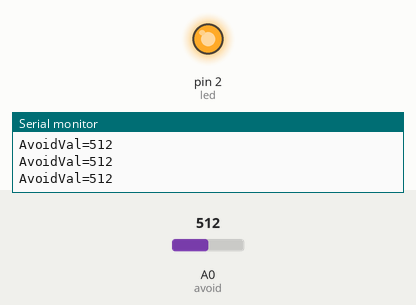
The sketch below on a simulated Arduino Uno, built with avr-gcc and run on an emulated ATmega328P. Shown: output pins drawn as LEDs (lit = HIGH), the last lines printed to the serial monitor. The inputs (shaded band) are chosen by the test bench; at power-on: A0 (avoid) = 512.

Above: at 1.2 s.
1.3 s: A0 (avoid) set to 215
2.8 s: A0 (avoid) set to 188
At 3.4 s:
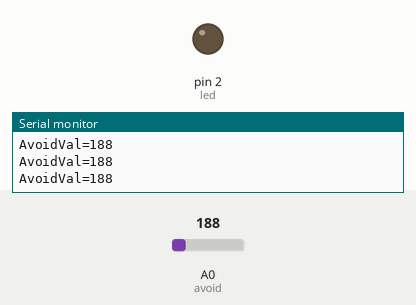
4.3 s: A0 (avoid) set to 306
At 5.0 s:
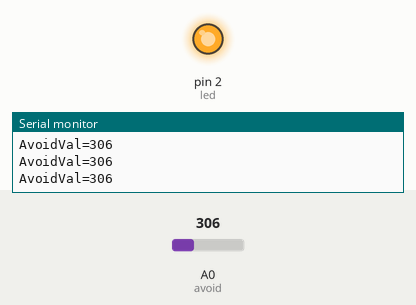
7.3 s: A0 (avoid) set to 122
At 8.1 s:
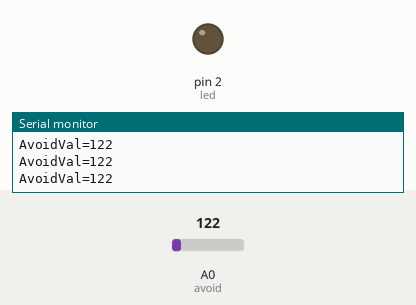
Timing chart, 0 to 9.9 s (numbered marks = the images above; inputs shaded):
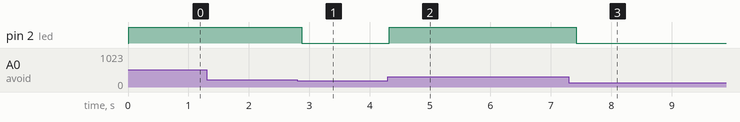

Measured:
- the behaviour switches between 200 and 199 on A0 (avoid) (found by bisection; images 0 and 1)
- after the input at 2.8 s, pin 2 (led): HIGH → LOW after 0.08 s
- after the input at 4.3 s, pin 2 (led): LOW → HIGH at once
- after the input at 7.3 s, pin 2 (led): HIGH → LOW after 0.12 s

The sketch:

OBSTACLE_AVOIDANCE.ino
```cpp
#define led 2
#define avoid A0
int detect = 200;

void setup()
{
  Serial.begin(9600);
  pinMode(led, OUTPUT);
  pinMode(avoid, INPUT);
}

void loop()
{
  int avoidVal = analogRead(avoid);
  Serial.print("AvoidVal=");
  Serial.println(avoidVal);
  delay(10);
  if (avoidVal >= detect)
  {
    digitalWrite(led, HIGH);
    delay(100);
  }
  else
  {
    digitalWrite(led, LOW);
  }
}
```
